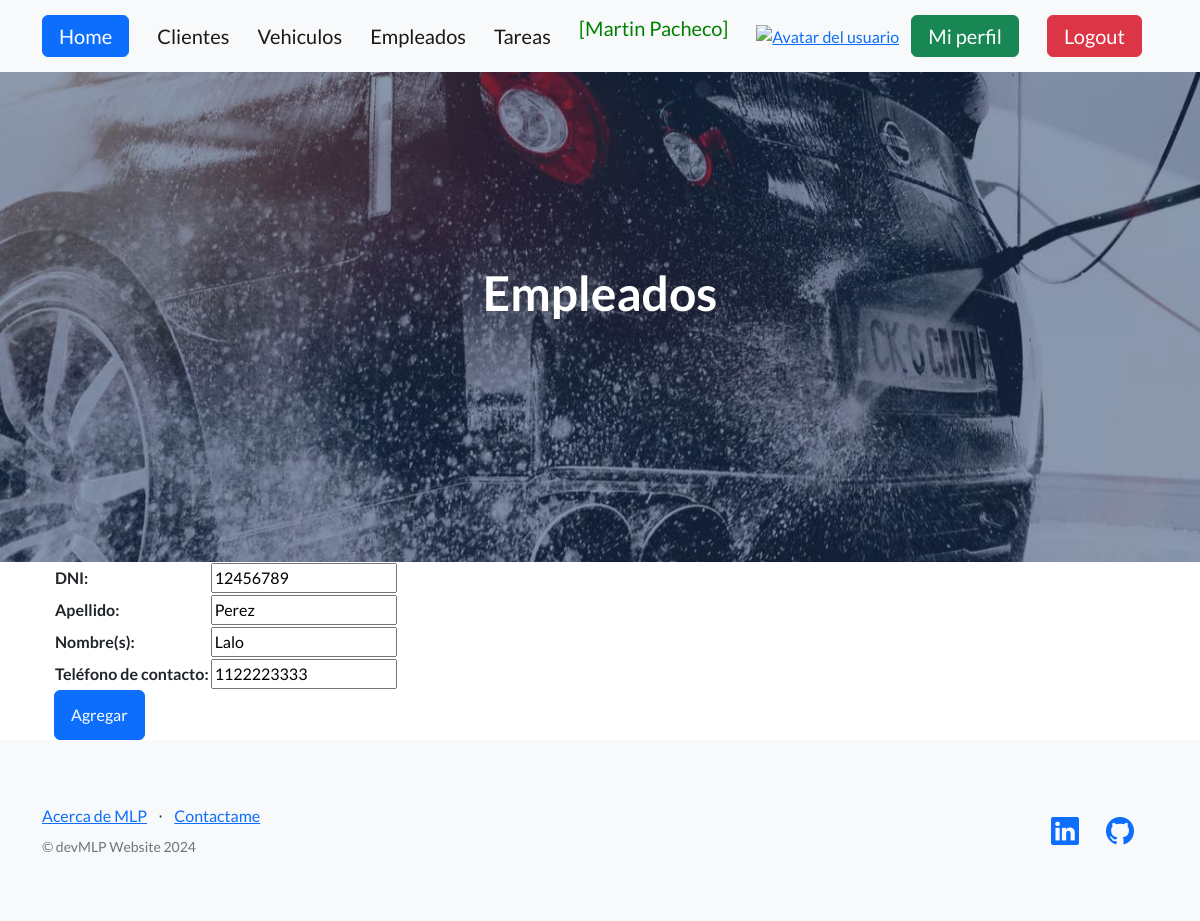
Screenshot of /update/employee/1/ (signed in) with the database file from the repository.
### myapp/models.py (models this page shows, shortened)
class Employee(models.Model):
    DNI = models.CharField(max_length=8, unique=True)
    last_name = models.CharField(max_length=80)
    name = models.CharField(max_length=80)
    tel = models.CharField(max_length=10)

### myapp/views.py (the view)
class UpdateEmployee(LoginRequiredMixin, UpdateView):
    model = Employee
    form_class = EmployeeForm
    success_url = reverse_lazy("employees")

### myapp/forms.py
class EmployeeForm(forms.ModelForm):
    class Meta:
        model = Employee
        fields = ["DNI", "last_name", "name", "tel"]
        labels = {
            "DNI": "DNI",
            "last_name": "Apellido",
            "name": "Nombre(s)",
            "tel": "Teléfono de contacto",
        }

### myapp/templates/myapp/employee_form.html (shortened to what this page needs)
{% extends 'myapp/employee_list.html' %}
{% block content %}
  <form action="" method="POST">
    <table>{{ form.as_table }}</table>
    <input class="btn btn-primary" type="submit" value="Agregar" />
  </form>
{% endblock %}

### myapp/templates/myapp/index.html (shortened to what this page needs)
<!DOCTYPE html>
<html lang="es">
  <head>
    {% load static %}
    <link href="https://cdn.jsdelivr.net/npm/bootstrap-icons@1.5.0/font/bootstrap-icons.css" rel="stylesheet" type="text/css" />
    <link href="{% static 'css/styles.css' %}" rel="stylesheet" />
    <link rel="stylesheet" href="https://cdnjs.cloudflare.com/ajax/libs/font-awesome/6.4.0/css/all.min.css" />
  </head>
  <body>
    <nav class="navbar navbar-light bg-light static-top">
      <div class="container">
        <a class="navbar-brand btn btn-primary text-white" href="{% url 'home' %}">Home</a>
        {% if user.is_authenticated %}
          <a class="navbar-brand" href="{% url 'clients' %}">Clientes</a>
          <a class="navbar-brand" href="{% url 'vehicles' %}">Vehiculos</a>
          <a class="navbar-brand" href="{% url 'employees' %}">Empleados</a>
          <a class="navbar-brand" href="{% url 'tasks' %}">Tareas</a>
          <div class="navbar-brand d-flex">
            <p class="text-center" style="color:green">[{{ user.first_name }} {{ user.last_name }}]</p>
          </div>
          <div class="text-center">
            <a href="{% url 'add-avatar' %}"><img src="{{ request.session.avatar }}" height="40px" width="40px" alt="Avatar del usuario" /></a>
          </div>
          <a class="navbar-brand btn btn-success text-white" href="{% url 'profile' %}">Mi perfil</a>
          <form action="{% url 'logout' %}" method="post">
            <button class="btn btn-danger navbar-brand text-white" type="submit">Logout</button>
          </form>
        {% else %}
          <a class="navbar-brand btn btn-primary text-white" href="{% url 'login' %}">Login</a>
          <a class="navbar-brand btn btn-success text-white" href="{% url 'register' %}">Registrarse</a>
        {% endif %}
      </div>
    </nav>
    <header class="masthead">
      <div class="container position-relative">
        <div class="row justify-content-center">
          <div class="col-xl-6">
            <div class="text-center text-white">
              {% block title %}{% endblock %}
            </div>
          </div>
        </div>
      </div>
    </header>
    <div class="container px-4">
      {% block content %}
      {% endblock %}
    </div>
    <footer class="footer bg-light">
      <div class="container">
        <div class="row">
          <div class="col-lg-6 h-100 text-center text-lg-start my-auto">
            <ul class="list-inline mb-2">
              <li class="list-inline-item">
                <a href="{% url 'about-me' %}">Acerca de MLP</a>
              </li>
              <li class="list-inline-item">⋅</li>
              <li class="list-inline-item">
                <a href="#!">Contactame</a>
              </li>
            </ul>
            <p class="text-muted small mb-4 mb-lg-0">&copy; devMLP Website 2024</p>
          </div>
          <div class="col-lg-6 h-100 text-center text-lg-end my-auto">
            <ul class="list-inline mb-0">
              <li class="list-inline-item me-4">
                <a href="https://www.linkedin.com/in/martinlpacheco" target="_blank"><i class="bi-linkedin fs-3"></i></a>
              </li>
              <li class="list-inline-item me-4">
                <a href="https://www.github.com/martinlpc" target="_blank"><i class="bi-github fs-3"></i></a>
              </li>
            </ul>
          </div>
        </div>
      </div>
    </footer>
  </body>
</html>

### rows the page displays
Employee: DNI "12456789", last_name "Perez", name "Lalo", tel "1122223333"

### other values shown
{{ user.first_name }} "Martin"
{{ user.last_name }} "Pacheco"
